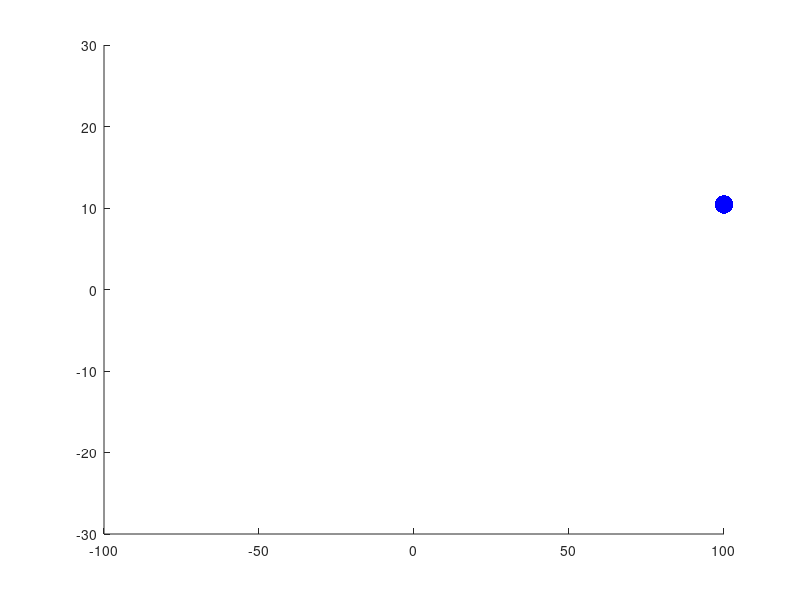

Write the MATLAB code that produced this figure.
function pong()
global move moveo

close all

%%%Make my game window
x_size = 100;
y_size = 30;
move = 0;
vx = 10;
vy = 5.8;
x = 0;
y = 0;
timestep = 0.05;

yp = 0;
yo = 0;
hp = 3*y_size/10;
hi = 3*y_size/10;

fig = figure('Name','Pong','keypressfcn',@keypress,'KeyReleaseFcn',@keyrelease);
set(fig,'color','white');

%%%Game engine that will never stop
while 1

    %%%Clear Figure
    cla;
    
    hold on
    
    %%%%Plot the ball
    plot(x,y,'b.','MarkerSize',40)
    
    %%%Move the ball
    x = x + vx*timestep;
    y = y + vy*timestep;
    
    %%%Make sure the ball doesn't go out of bounds
    if abs(y) > y_size
        vy = -vy;
    end
    %%%%Make sure the ball turns around if it hits the paddle but quits the
    %%%%game if it doesn't
    if abs(x) > x_size
        %%%the ball is out of bounds
        if x > x_size
            %%%Check if the ball hit my paddle
            if y < yp+hp && y > yp-hp
                %%%I am inbetween the paddle
                vx = -vx;           
            else
                disp('You lose')
                return;
            end
        else
            %%%Check if the ball hits my opponents paddle
            if y < yo+hi && y > yo-hi
                %%%I am inbetween the paddle
                vx = -vx;           
            else
                disp('You win')
                return;
            end
        end
        
    end

    %%%plot my paddle
    plot([x_size x_size],[yp-hp yp+hp],'k-','LineWidth',4)
    
    %%%plot opponents paddls
    plot([-x_size -x_size],[yo-hi yo+hi],'r-','LineWidth',4)
    
    %%%Get keyboard inputs
    if move
        yp = yp + move;
        move = 0;
    end
    
    if moveo
        yo = yo + moveo;
        moveo = 0;
    end
    
    %%%Set my game window
    axis([-x_size x_size -y_size y_size]) %%%Set the axis of my game
    
    %%%Clear the buffer and visualize the screen
    drawnow
    
end


function keypress(varargin) %%%varargin - variable number of arguments
global move moveo

key = get(gcbf,'CurrentKey');  %%%Get current state of keyboard

switch key
 case 'uparrow'
  move = 1;
 case 'downarrow'
  move = -1;
 case 'w'
  moveo = 1;
 case 's'
  moveo = -1;
end


function keyrelease(varargin)